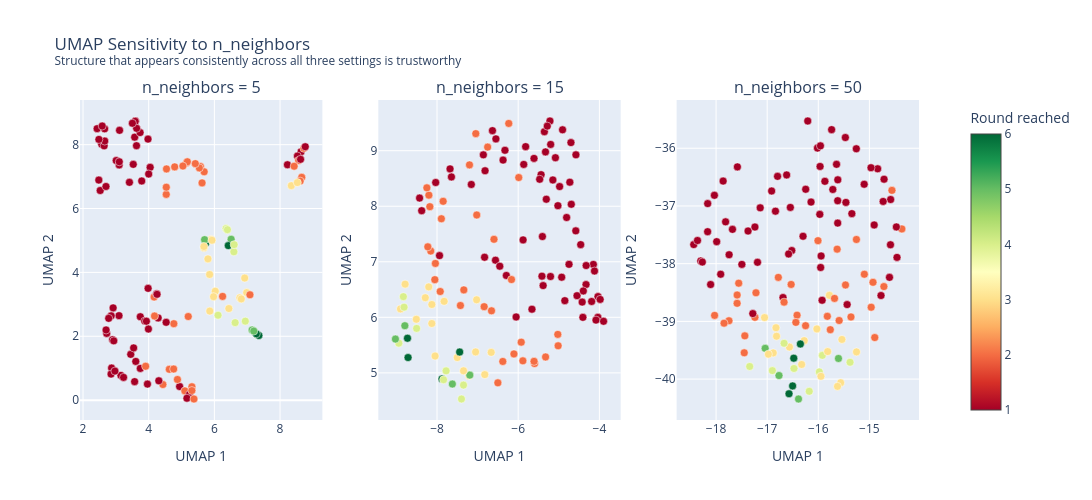

The code cell stored with this chart in its notebook:
### Markdown cell above
#### Interpreting the UMAP embedding

Read the three panels together as overlapping lenses on the same 128
team-tournaments. The embedding itself is fixed — only the colouring changes.

**Panel 1 — Confederation.** There is no strong confederation geography: UEFA
(blue), CONMEBOL (red), CAF (green), and AFC (purple) are mixed throughout the
embedding rather than occupying distinct regions. This tells us that
confederation alone does not determine a team's position in feature space —
a UEFA team and a CONMEBOL team with similar statistics end up as neighbours
regardless of their geographical origin. The mixing is itself a finding: playing
profile, not confederation membership, drives similarity in this data.

**Panel 2 — Round reached.** This is the key diagnostic, and the result is
striking. Rather than a clean gradient from one corner to another, the embedding
has a curved, arc-like structure with deep-run teams (yellow-green) concentrated
in the lower-right and group stage exits (dark red) wrapping around the top and
left. This curved shape is exactly the kind of non-linear manifold structure that
UMAP is designed to reveal and PCA cannot represent — the data does not lie on a
straight performance axis but on a curved surface in 11-dimensional space. The
curvature suggests that "being a deep-run team" involves a specific combination
of features that is not simply "more of everything."

**Panel 3 — Playing style.** Counter-attacking (red), Balanced (orange), and
Possession-based (blue) teams are not cleanly separated in UMAP space — all
three styles appear throughout the embedding. This is consistent with the FAMD
result, where `playing_style` sat near the origin and contributed little to the
primary dimensions. Playing style as we have defined it — possession tertiles —
does not strongly predict where a team sits in the full 11-dimensional feature
space. A high-possession team and a low-possession team can have very similar
overall profiles if they match on the other 10 features.

> **The absence of isolated outliers is itself informative.** Every
> team-tournament sits within the main mass — there is no Costa Rica 2014
> floating far from everyone else. This suggests that unusual campaigns are
> unusual in degree rather than kind: they sit at the edges of the main
> distribution rather than forming a genuinely separate island. DBSCAN will
> test this more formally in Section 6 — a point at the periphery of a dense
> region may still be labelled noise even if it is not visually isolated.

#### Sensitivity to n_neighbors

### Code cell
if UMAP_AVAILABLE:

    fig = make_subplots(
        rows=1,
        cols=3,
        subplot_titles=[
            "n_neighbors = 5",
            "n_neighbors = 15",
            "n_neighbors = 50"
        ]
    )

    for i, n_n in enumerate([5, 15, 50], start=1):

        r = umap.UMAP(
            n_components=2,
            n_neighbors=n_n,
            min_dist=0.1,
            random_state=SEED
        )

        emb = r.fit_transform(X_scaled)

        fig.add_trace(
            go.Scatter(
                x=emb[:,0],
                y=emb[:,1],
                mode="markers",
                showlegend=False,
                marker=dict(
                    size=8,
                    color=wc["round_reached"],
                    colorscale="RdYlGn",
                    cmin=1,
                    cmax=6,
                    line=dict(width=0.5, color="white"),
                    colorbar=dict(
                        title="Round reached",
                        x=1.05
                    ) if i == 3 else None
                ),
                customdata=wc[["team","year","round_reached"]],
                hovertemplate=
                "<b>%{customdata[0]}</b><br>"
                "Year: %{customdata[1]}<br>"
                "Round reached: %{customdata[2]}<br>"
                "UMAP1: %{x:.2f}<br>"
                "UMAP2: %{y:.2f}<extra></extra>"
            ),
            row=1,
            col=i
        )

        fig.update_xaxes(title_text="UMAP 1", row=1, col=i)
        fig.update_yaxes(title_text="UMAP 2", row=1, col=i)

    fig.update_layout(
        title=(
            "UMAP Sensitivity to n_neighbors<br>"
            "<sup>Structure that appears consistently across all three settings is trustworthy</sup>"
        ),
        width=1200,
        height=500
    )

    fig.show()

### Figure 1 — Plotly figure (JSON) as saved in the notebook; plotly's stock layout.template omitted (floating-point values rounded to 4 significant figures; data arrays with more than 128 entries replaced by an {"elided": "..."} marker saying what was removed)
{"data": [{"customdata": {"elided": "128x3 mixed values"}, "hovertemplate": "<b>%{customdata[0]}</b><br>Year: %{customdata[1]}<br>Round reached: %{customdata[2]}<br>UMAP1: %{x:.2f}<br>UMAP2: %{y:.2f}<extra></extra>", "marker": {"cmax": 6, "cmin": 1, "color": [1, 3, 1, 3, 1, 2, 1, 2, 1, 4, 3, 1, 1, 1, 1, 2, 2, 5, 1, 1, 1, 3, 2, 1, 2, 1, 1, 2, 6, 1, 2, 4, 2, 5, 1, 3, 1, 4, 1, 2, 3, 3, 1, 1, 1, 3, 6, 1, 2, 1, 1, 1, 1, 1, 2, 4, 2, 1, 1, 1, 1, 2, 2, 2, 1, 1, 4, 3, 2, 1, 5, 2, 1, 4, 6, 1, 1, 1, 2, 2, 1, 1, 1, 1, 1, 2, 3, 1, 2, 1, 1, 2, 3, 2, 1, 3, 6, 2, 1, 3, 1, 1, 1, 4, 1, 1, 3, 5, 1, 1, 1, 2, 1, 4, 3, 2, 3, 1, 1, 2, 1, 2, 2, 2, 1, 2, 1, 1], "colorscale": [[0, "rgb(165,0,38)"], [0.1, "rgb(215,48,39)"], [0.2, "rgb(244,109,67)"], [0.3, "rgb(253,174,97)"], [0.4, "rgb(254,224,139)"], [0.5, "rgb(255,255,191)"], [0.6, "rgb(217,239,139)"], [0.7, "rgb(166,217,106)"], [0.8, "rgb(102,189,99)"], [0.9, "rgb(26,152,80)"], [1, "rgb(0,104,55)"]], "line": {"color": "white", "width": 0.5}, "size": 8}, "mode": "markers", "showlegend": false, "type": "scatter", "x": [2.523, 5.9, 4.044, 5.684, 2.429, 5.148, 4.0, 5.576, 2.481, 6.594, 5.804, 3.53, 2.699, 3.597, 8.225, 8.661, 5.176, 6.51, 8.64, 3.787, 2.57, 8.343, 8.611, 3.011, 4.542, 8.53, 3.628, 4.792, 5.731, 2.87, 5.689, 6.358, 4.534, 5.702, 2.643, 5.682, 3.979, 6.398, 2.661, 8.567, 6.924, 8.526, 3.589, 8.625, 2.658, 5.926, 6.424, 3.573, 5.543, 2.484, 3.413, 3.101, 3.738, 2.584, 8.429, 6.601, 5.419, 3.633, 3.104, 3.112, 3.504, 5.625, 4.536, 5.042, 4.942, 2.899, 7.306, 6.027, 6.25, 3.744, 7.149, 4.766, 3.096, 6.942, 7.355, 3.962, 3.879, 4.288, 5.101, 4.627, 3.607, 3.453, 2.917, 3.155, 2.937, 4.875, 6.441, 2.721, 8.726, 3.542, 4.531, 4.433, 5.861, 4.76, 5.241, 5.976, 7.277, 4.165, 3.234, 5.855, 3.929, 2.702, 4.243, 6.632, 3.572, 8.768, 6.984, 7.2, 4.309, 4.253, 3.982, 5.204, 3.745, 6.112, 6.779, 4.178, 6.819, 2.857, 3.991, 5.316, 5.165, 5.315, 7.083, 5.377, 2.854, 3.906, 2.971, 2.782], "xaxis": "x", "y": [6.564, 5.033, 7.29, 4.774, 8.501, 7.424, 7.081, 7.313, 6.891, 4.644, 4.424, 7.383, 6.691, 8.741, 7.371, 6.978, 7.464, 5.038, 7.78, 6.862, 8.011, 6.716, 6.858, 7.502, 7.24, 7.644, 7.968, 7.304, 4.91, 1.005, 7.15, 5.371, 6.443, 5.025, 7.963, 4.811, 8.174, 5.338, 8.112, 7.505, 3.823, 6.812, 8.733, 7.541, 8.494, 5.007, 4.839, 8.235, 7.271, 8.165, 6.82, 7.366, 8.378, 8.583, 7.325, 4.868, 7.406, 8.511, 7.463, 8.449, 8.67, 6.803, 6.667, 7.332, 0.4261, 1.893, 2.046, 3.412, 3.249, 2.612, 2.196, 2.393, 2.645, 2.474, 2.023, 0.5024, 2.476, 2.575, 0.2895, 0.9655, 1.213, 1.434, 2.889, 0.7749, 1.856, 0.6463, 2.869, 2.09, 7.885, 1.635, 2.437, 0.4892, 2.788, 0.9745, 0.1736, 3.24, 2.078, 3.229, 0.7123, 3.935, 2.471, 2.197, 3.329, 2.426, 0.5797, 7.935, 3.367, 2.163, 0.6054, 3.314, 3.5, 2.618, 0.9937, 2.659, 3.204, 2.634, 3.17, 2.639, 2.226, 0.4186, 0.06016, 0.3002, 3.299, 0.03566, 0.8152, 1.061, 0.9092, 2.562], "yaxis": "y"}, {"customdata": {"elided": "128x3 mixed values"}, "hovertemplate": "<b>%{customdata[0]}</b><br>Year: %{customdata[1]}<br>Round reached: %{customdata[2]}<br>UMAP1: %{x:.2f}<br>UMAP2: %{y:.2f}<extra></extra>", "marker": {"cmax": 6, "cmin": 1, "color": [1, 3, 1, 3, 1, 2, 1, 2, 1, 4, 3, 1, 1, 1, 1, 2, 2, 5, 1, 1, 1, 3, 2, 1, 2, 1, 1, 2, 6, 1, 2, 4, 2, 5, 1, 3, 1, 4, 1, 2, 3, 3, 1, 1, 1, 3, 6, 1, 2, 1, 1, 1, 1, 1, 2, 4, 2, 1, 1, 1, 1, 2, 2, 2, 1, 1, 4, 3, 2, 1, 5, 2, 1, 4, 6, 1, 1, 1, 2, 2, 1, 1, 1, 1, 1, 2, 3, 1, 2, 1, 1, 2, 3, 2, 1, 3, 6, 2, 1, 3, 1, 1, 1, 4, 1, 1, 3, 5, 1, 1, 1, 2, 1, 4, 3, 2, 3, 1, 1, 2, 1, 2, 2, 2, 1, 2, 1, 1], "colorscale": [[0, "rgb(165,0,38)"], [0.1, "rgb(215,48,39)"], [0.2, "rgb(244,109,67)"], [0.3, "rgb(253,174,97)"], [0.4, "rgb(254,224,139)"], [0.5, "rgb(255,255,191)"], [0.6, "rgb(217,239,139)"], [0.7, "rgb(166,217,106)"], [0.8, "rgb(102,189,99)"], [0.9, "rgb(26,152,80)"], [1, "rgb(0,104,55)"]], "line": {"color": "white", "width": 0.5}, "size": 8}, "mode": "markers", "showlegend": false, "type": "scatter", "x": [-4.701, -7.212, -4.851, -7.5, -4.329, -5.597, -4.929, -6.105, -4.728, -7.776, -7.049, -4.748, -4.578, -4.038, -6.051, -6.839, -5.61, -7.622, -6.559, -5.88, -4.461, -6.665, -7.423, -5.205, -5.025, -6.454, -4.551, -5.017, -7.442, -4.907, -6.379, -7.347, -7.021, -7.192, -4.149, -6.823, -5.661, -7.397, -4.326, -7.339, -8.047, -7.024, -4.084, -6.292, -4.425, -7.346, -7.877, -4.396, -5.885, -4.121, -5.404, -5.415, -4.406, -4.034, -6.658, -7.839, -5.926, -3.981, -5.386, -4.191, -3.897, -6.501, -6.165, -5.326, -8.377, -5.146, -8.94, -8.127, -7.921, -6.373, -8.792, -6.233, -5.308, -8.502, -8.727, -5.436, -6.326, -6.549, -8.176, -7.892, -5.611, -5.864, -4.581, -5.355, -5.471, -8.154, -8.9, -4.98, -6.597, -5.817, -6.634, -8.04, -8.786, -8.226, -8.429, -8.288, -8.713, -7.2, -5.2, -7.825, -6.817, -4.692, -7.679, -8.812, -5.327, -6.828, -8.128, -9.024, -7.938, -7.644, -7.155, -7.044, -5.084, -8.829, -8.51, -6.753, -8.203, -4.807, -6.859, -7.849, -8.032, -8.2, -8.053, -8.249, -5.218, -5.987, -5.284, -5.022], "xaxis": "x2", "y": [9.146, 4.949, 6.3, 5.275, 6.59, 5.168, 6.722, 5.341, 8.433, 5.036, 5.376, 6.954, 8.926, 6.0, 6.006, 6.191, 5.207, 4.799, 7.029, 7.394, 7.309, 5.369, 6.213, 6.735, 5.693, 6.921, 6.39, 5.487, 5.375, 9.376, 5.205, 4.78, 7.842, 4.959, 6.952, 4.968, 6.146, 4.529, 6.932, 6.494, 5.303, 6.316, 5.95, 6.753, 6.274, 5.038, 4.89, 6.475, 5.216, 6.834, 7.454, 6.741, 6.0, 6.374, 6.117, 4.876, 5.553, 6.323, 6.571, 6.285, 5.929, 4.82, 6.68, 5.286, 7.92, 8.473, 5.535, 6.231, 6.465, 8.831, 5.849, 9.491, 8.127, 5.8, 5.623, 8.568, 9.008, 9.213, 7.992, 7.775, 8.862, 8.753, 7.557, 9.342, 8.486, 7.193, 6.151, 8.354, 7.405, 9.073, 9.362, 6.97, 6.598, 7.269, 8.147, 6.353, 5.276, 8.745, 9.113, 6.288, 8.639, 8.036, 8.673, 6.183, 8.978, 7.082, 5.889, 5.609, 7.111, 8.527, 8.392, 9.307, 8.874, 6.372, 5.965, 9.065, 6.548, 7.797, 8.925, 8.089, 8.427, 8.2, 6.678, 8.331, 9.535, 8.517, 9.443, 8.01], "yaxis": "y2"}, {"customdata": {"elided": "128x3 mixed values"}, "hovertemplate": "<b>%{customdata[0]}</b><br>Year: %{customdata[1]}<br>Round reached: %{customdata[2]}<br>UMAP1: %{x:.2f}<br>UMAP2: %{y:.2f}<extra></extra>", "marker": {"cmax": 6, "cmin": 1, "color": [1, 3, 1, 3, 1, 2, 1, 2, 1, 4, 3, 1, 1, 1, 1, 2, 2, 5, 1, 1, 1, 3, 2, 1, 2, 1, 1, 2, 6, 1, 2, 4, 2, 5, 1, 3, 1, 4, 1, 2, 3, 3, 1, 1, 1, 3, 6, 1, 2, 1, 1, 1, 1, 1, 2, 4, 2, 1, 1, 1, 1, 2, 2, 2, 1, 1, 4, 3, 2, 1, 5, 2, 1, 4, 6, 1, 1, 1, 2, 2, 1, 1, 1, 1, 1, 2, 3, 1, 2, 1, 1, 2, 3, 2, 1, 3, 6, 2, 1, 3, 1, 1, 1, 4, 1, 1, 3, 5, 1, 1, 1, 2, 1, 4, 3, 2, 3, 1, 1, 2, 1, 2, 2, 2, 1, 2, 1, 1], "colorbar": {"title": {"text": "Round reached"}, "x": 1.05}, "colorscale": [[0, "rgb(165,0,38)"], [0.1, "rgb(215,48,39)"], [0.2, "rgb(244,109,67)"], [0.3, "rgb(253,174,97)"], [0.4, "rgb(254,224,139)"], [0.5, "rgb(255,255,191)"], [0.6, "rgb(217,239,139)"], [0.7, "rgb(166,217,106)"], [0.8, "rgb(102,189,99)"], [0.9, "rgb(26,152,80)"], [1, "rgb(0,104,55)"]], "line": {"color": "white", "width": 0.5}, "size": 8}, "mode": "markers", "showlegend": false, "type": "scatter", "x": [-16.25, -16.88, -17.5, -16.56, -17.68, -17.75, -17.19, -17.59, -16.91, -16.48, -16.82, -17.37, -16.62, -18.44, -16.69, -16.42, -17.24, -16.77, -16.3, -16.55, -17.58, -16.83, -16.44, -17.14, -17.56, -16.52, -17.74, -17.59, -16.48, -16.14, -17.44, -16.9, -16.53, -17.04, -18.16, -17.05, -17.28, -17.34, -17.86, -16.25, -16.33, -16.28, -18.3, -16.58, -17.81, -16.98, -16.35, -17.91, -17.84, -18.03, -16.8, -16.84, -18.11, -18.17, -16.67, -16.67, -17.22, -18.27, -17.24, -17.99, -18.36, -17.45, -16.78, -18.03, -15.44, -15.97, -15.92, -15.78, -15.76, -14.84, -15.61, -15.25, -15.26, -16.18, -16.57, -15.94, -14.97, -14.71, -14.97, -15.47, -15.62, -15.34, -16.21, -15.46, -15.64, -15.36, -15.56, -16.02, -16.01, -15.1, -14.58, -15.82, -15.25, -15.68, -14.77, -15.82, -16.5, -14.36, -15.62, -16.03, -14.91, -15.96, -14.59, -15.98, -15.87, -15.95, -15.54, -16.39, -15.93, -14.46, -14.47, -14.9, -15.97, -15.38, -15.62, -14.56, -15.95, -15.74, -14.73, -15.1, -14.61, -14.93, -15.59, -14.72, -15.72, -15.63, -15.62, -15.47], "xaxis": "x3", "y": [-36.71, -39.55, -38.01, -39.44, -37.41, -38.99, -37.98, -38.54, -36.74, -39.82, -39.26, -37.43, -36.46, -37.67, -38.59, -38.89, -38.93, -39.94, -37.52, -37.03, -36.32, -39.11, -39.02, -37.03, -38.34, -37.77, -37.85, -38.69, -39.64, -36.93, -39.25, -39.85, -38.36, -39.47, -36.96, -38.93, -38.87, -39.78, -36.57, -39.07, -39.75, -39.33, -37.95, -37.83, -37.28, -39.57, -39.39, -38.18, -39.03, -36.82, -36.49, -37.09, -38.36, -37.45, -38.67, -39.38, -38.51, -37.97, -37.37, -37.62, -37.6, -39.54, -38.24, -38.9, -38.71, -36.32, -39.59, -38.55, -39.14, -36.36, -39.64, -37.58, -36.01, -40.21, -40.25, -37.87, -36.34, -36.54, -38.75, -38.37, -36.91, -37.13, -35.53, -36.94, -36.28, -38.92, -40.06, -36.0, -37.6, -36.62, -36.89, -38.91, -39.53, -38.6, -38.55, -39.52, -40.12, -37.4, -36.55, -39.13, -37.33, -35.96, -37.67, -39.88, -36.57, -38.07, -39.31, -40.35, -38.63, -37.89, -37.36, -39.28, -37.15, -39.71, -40.13, -36.73, -39.95, -35.68, -36.92, -38.18, -38.24, -38.32, -38.98, -38.4, -36.71, -37.75, -37.3, -35.81], "yaxis": "y3"}], "layout": {"annotations": [{"font": {"size": 16}, "showarrow": false, "text": "n_neighbors = 5", "x": 0.1444, "xanchor": "center", "xref": "paper", "y": 1, "yanchor": "bottom", "yref": "paper"}, {"font": {"size": 16}, "showarrow": false, "text": "n_neighbors = 15", "x": 0.5, "xanchor": "center", "xref": "paper", "y": 1, "yanchor": "bottom", "yref": "paper"}, {"font": {"size": 16}, "showarrow": false, "text": "n_neighbors = 50", "x": 0.8556, "xanchor": "center", "xref": "paper", "y": 1, "yanchor": "bottom", "yref": "paper"}], "height": 500, "title": {"text": "UMAP Sensitivity to n_neighbors<br><sup>Structure that appears consistently across all three settings is trustworthy</sup>"}, "width": 1200, "xaxis": {"anchor": "y", "domain": [0, 0.2889], "title": {"text": "UMAP 1"}}, "xaxis2": {"anchor": "y2", "domain": [0.3556, 0.6444], "title": {"text": "UMAP 1"}}, "xaxis3": {"anchor": "y3", "domain": [0.7111, 1], "title": {"text": "UMAP 1"}}, "yaxis": {"anchor": "x", "domain": [0, 1], "title": {"text": "UMAP 2"}}, "yaxis2": {"anchor": "x2", "domain": [0, 1], "title": {"text": "UMAP 2"}}, "yaxis3": {"anchor": "x3", "domain": [0, 1], "title": {"text": "UMAP 2"}}}}
